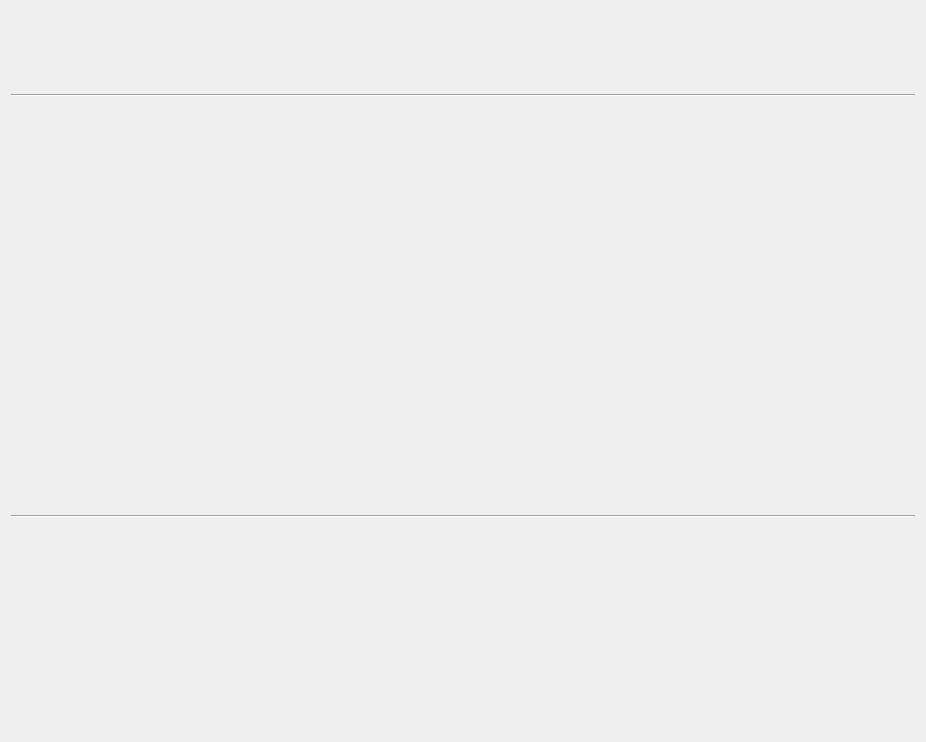
<?xml version="1.0" encoding="UTF-8"?>
<ui version="4.0">
 <class>MainWindow</class>
 <widget class="QMainWindow" name="MainWindow">
  <property name="geometry">
   <rect>
    <x>0</x>
    <y>0</y>
    <width>926</width>
    <height>742</height>
   </rect>
  </property>
  <property name="windowTitle">
   <string>ArmSim</string>
  </property>
  <widget class="QWidget" name="centralWidget">
   <layout class="QVBoxLayout" name="verticalLayout_2">
    <item>
     <layout class="QHBoxLayout" name="horizontalLayout">
      <item>
       <widget class="LoaderWidget" name="loaderWidget" native="true">
        <property name="sizePolicy">
         <sizepolicy hsizetype="Minimum" vsizetype="Preferred">
          <horstretch>0</horstretch>
          <verstretch>0</verstretch>
         </sizepolicy>
        </property>
        <property name="minimumSize">
         <size>
          <width>200</width>
          <height>0</height>
         </size>
        </property>
       </widget>
      </item>
      <item>
       <widget class="RegistersWidget" name="registersWidget" native="true">
        <property name="sizePolicy">
         <sizepolicy hsizetype="MinimumExpanding" vsizetype="Preferred">
          <horstretch>2</horstretch>
          <verstretch>0</verstretch>
         </sizepolicy>
        </property>
       </widget>
      </item>
      <item>
       <widget class="FlagsWidget" name="flagsWidget" native="true">
        <property name="sizePolicy">
         <sizepolicy hsizetype="Minimum" vsizetype="Preferred">
          <horstretch>0</horstretch>
          <verstretch>0</verstretch>
         </sizepolicy>
        </property>
        <property name="minimumSize">
         <size>
          <width>75</width>
          <height>0</height>
         </size>
        </property>
       </widget>
      </item>
     </layout>
    </item>
    <item>
     <widget class="Line" name="line">
      <property name="orientation">
       <enum>Qt::Horizontal</enum>
      </property>
     </widget>
    </item>
    <item>
     <layout class="QHBoxLayout" name="horizontalLayout_2">
      <item>
       <widget class="DisassemblyWidget" name="disassemblyWidget" native="true">
        <property name="minimumSize">
         <size>
          <width>0</width>
          <height>150</height>
         </size>
        </property>
       </widget>
      </item>
      <item>
       <widget class="StackWidget" name="stackWidget" native="true">
        <property name="sizePolicy">
         <sizepolicy hsizetype="Minimum" vsizetype="Preferred">
          <horstretch>0</horstretch>
          <verstretch>0</verstretch>
         </sizepolicy>
        </property>
        <property name="minimumSize">
         <size>
          <width>150</width>
          <height>0</height>
         </size>
        </property>
       </widget>
      </item>
     </layout>
    </item>
    <item>
     <widget class="MemoryWidget" name="memoryWidget" native="true">
      <property name="sizePolicy">
       <sizepolicy hsizetype="MinimumExpanding" vsizetype="Preferred">
        <horstretch>0</horstretch>
        <verstretch>0</verstretch>
       </sizepolicy>
      </property>
      <property name="minimumSize">
       <size>
        <width>400</width>
        <height>250</height>
       </size>
      </property>
     </widget>
    </item>
    <item>
     <widget class="Line" name="line_2">
      <property name="orientation">
       <enum>Qt::Horizontal</enum>
      </property>
     </widget>
    </item>
    <item>
     <widget class="RunControlsWidget" name="runControlsWidget" native="true"/>
    </item>
    <item>
     <widget class="TerminalWidget" name="terminalWidget" native="true">
      <property name="minimumSize">
       <size>
        <width>0</width>
        <height>125</height>
       </size>
      </property>
     </widget>
    </item>
   </layout>
  </widget>
 </widget>
 <layoutdefault spacing="6" margin="11"/>
 <customwidgets>
  <customwidget>
   <class>LoaderWidget</class>
   <extends>QWidget</extends>
   <header>loaderwidget.h</header>
   <container>1</container>
  </customwidget>
  <customwidget>
   <class>MemoryWidget</class>
   <extends>QWidget</extends>
   <header>memorywidget.h</header>
   <container>1</container>
  </customwidget>
  <customwidget>
   <class>TerminalWidget</class>
   <extends>QWidget</extends>
   <header>terminalwidget.h</header>
   <container>1</container>
  </customwidget>
  <customwidget>
   <class>FlagsWidget</class>
   <extends>QWidget</extends>
   <header>flagswidget.h</header>
   <container>1</container>
  </customwidget>
  <customwidget>
   <class>StackWidget</class>
   <extends>QWidget</extends>
   <header>stackwidget.h</header>
   <container>1</container>
  </customwidget>
  <customwidget>
   <class>RegistersWidget</class>
   <extends>QWidget</extends>
   <header>registerswidget.h</header>
   <container>1</container>
  </customwidget>
  <customwidget>
   <class>DisassemblyWidget</class>
   <extends>QWidget</extends>
   <header>disassemblywidget.h</header>
   <container>1</container>
  </customwidget>
  <customwidget>
   <class>RunControlsWidget</class>
   <extends>QWidget</extends>
   <header>runcontrolswidget.h</header>
   <container>1</container>
  </customwidget>
 </customwidgets>
 <resources/>
 <connections/>
</ui>
